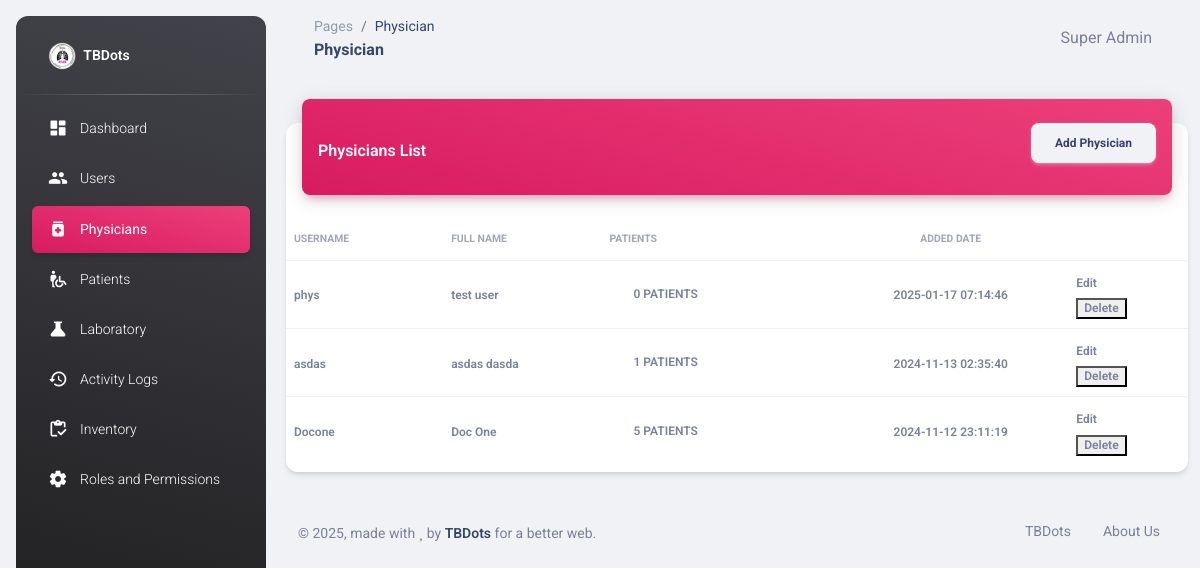
The app's page /physician.php (signed in), older data.
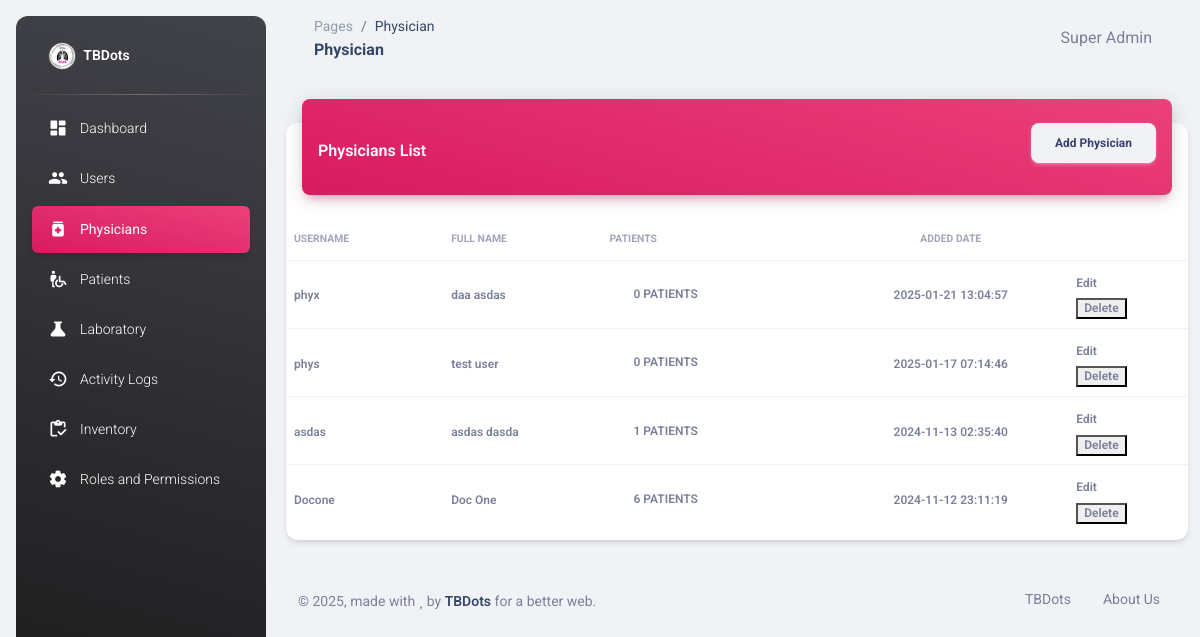
The same page, newer data.
### tables this page shows
CREATE TABLE IF NOT EXISTS `users` (
  `id` int NOT NULL AUTO_INCREMENT,
  `username` varchar(50) NOT NULL,
  `password` text NOT NULL,
  `first_name` text NOT NULL,
  `last_name` text NOT NULL,
  `role` int NOT NULL DEFAULT '0',
  `updated_at` timestamp NOT NULL DEFAULT CURRENT_TIMESTAMP,
  `created_at` timestamp NOT NULL DEFAULT CURRENT_TIMESTAMP ON UPDATE CURRENT_TIMESTAMP,
  `location_id` int DEFAULT NULL,
  PRIMARY KEY (`id`),
  KEY `FK_users_roles` (`role`),
  KEY `location_id` (`location_id`),
  CONSTRAINT `FK_users_roles` FOREIGN KEY (`role`) REFERENCES `roles` (`id`) ON DELETE CASCADE ON UPDATE CASCADE,
  CONSTRAINT `users_ibfk_1` FOREIGN KEY (`location_id`) REFERENCES `locations` (`id`)
);

### physician.php (the view, shortened to what this page needs)
<?php
require_once "connection/db.php";
include_once('head.php');
$sql = "SELECT DISTINCT
    u.id,
    u.username,
    u.first_name,
    u.last_name,
    u.password,
    r.module,
    r.description,
    r.id as role_id,
    u.created_at,
    COUNT(DISTINCT p.id) as patient_count
FROM users u
INNER JOIN roles r ON u.role = r.id
LEFT JOIN patients p ON u.id = p.physician_id
LEFT JOIN lab_results lr ON p.id = lr.patient_id AND lr.physician_id = u.id
WHERE u.role = 3
GROUP BY u.id
ORDER BY u.created_at DESC";
$users = $conn->query($sql);
?>
<body class="g-sidenav-show  bg-gray-200">
  <?php
    include_once('sidebar.php');
  ?>
  <main class="main-content position-relative max-height-vh-100 h-100 border-radius-lg ">
    <?php
      include_once('navbar.php');
    ?>
    <div class="container-fluid py-4">
      <div class="row">
        <div class="col-12">
          <div class="card my-4">
            <div class="card-header p-0 position-relative mt-n4 mx-3 z-index-2">
              <div class="bg-gradient-primary shadow-primary border-radius-lg pt-4 pb-3 d-flex justify-content-between align-items-center">
                <h6 class="text-white text-capitalize ps-3 mb-0">Physicians List</h6>
                <?php if(isset($_SESSION['module']) && in_array(6, $_SESSION['module'])): ?>
                  <button type="button" class="btn btn-light text-capitalize me-3" data-bs-toggle="modal" data-bs-target="#addUserModal">
                    Add Physician
                  </button>
                <?php endif; ?>
              </div>
            </div>
            <div class="card-body px-0 pb-2">
              <div class="table-responsive p-0">
                <table class="table align-items-center mb-0">
                  <thead>
                    <tr>
                      <th class="text-uppercase text-secondary text-xxs font-weight-bolder opacity-7 ps-2">Username</th>
                      <th class="text-uppercase text-secondary text-xxs font-weight-bolder opacity-7 ps-2">Full name</th>
                      <th class="text-uppercase text-secondary text-xxs font-weight-bolder opacity-7 ps-2">Patients</th>
                      <th class="text-center text-uppercase text-secondary text-xxs font-weight-bolder opacity-7">Added Date</th>
                      <th class="text-secondary opacity-7"></th>
                    </tr>
                  </thead>
                  <tbody>
                    <?php
                        if ($users->num_rows > 0) {
                          while($row = $users->fetch_assoc()) {
                            echo "
                              <tr>
                                <td><span class='text-secondary text-xs font-weight-bold'>".$row["username"]."</span></td>
                                <td><span class='text-secondary text-xs font-weight-bold'>".$row["first_name"]. " ".$row["last_name"]."</span></td>
                                <td>
                                    <button type='button' class='btn btn-link text-secondary mb-0' onclick='viewPatients(".$row["id"].")'>
                                        <span class='text-secondary text-xs font-weight-bold'>".$row["patient_count"]." patients</span>
                                    </button>
                                </td>
                                <td class='text-center'><span class='text-secondary text-xs font-weight-bold'>".$row["created_at"]."</span></td>
                                <td class='align-middle'>";
                            echo in_array(7, $_SESSION['module']) ? "
                              <a href='javascript:void(0);' onclick='editUser(\"".$row["id"]."\",\"".$row["username"]."\",\"".$row["first_name"]."\",\"".$row["last_name"]."\",\"".$row["role_id"]."\")' class='text-secondary font-weight-bold text-xs' data-toggle='tooltip' data-original-title='Edit user'>
                                Edit
                              </a>" : "";
                            echo in_array(8, $_SESSION['module']) ? "
                              <form method='POST' action='".htmlspecialchars($_SERVER["PHP_SELF"])."'>
                                  <input type='hidden' name='delete_id' value='".$row["id"]."'>
                                  <button type='submit' class='text-secondary font-weight-bold text-xs' data-toggle='tooltip' data-original-title='Delete user'>
                                      Delete
                                  </button>
                              </form>" : "";
                            echo "
                              </td>
                              </tr>
                            ";
                          }
                        }
                    ?>
                  </tbody>
                </table>
              </div>
            </div>
          </div>
        </div>
      </div>
      <?php
        include_once('footer.php');
      ?>
    </div>
  </main>
</body>
</html>

Row changes from the older to the newer data that the page shows:
added users: username "phyx", first_name "daa", last_name "asdas", patient_count "0", created_at "2025-01-21 13:04:57"
computed for users "Docone": patient_count "5" → "6"
